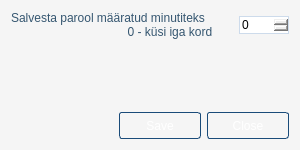
<?xml version="1.0" encoding="UTF-8"?>
<ui version="4.0">
 <class>SettingsDialog</class>
 <widget class="QDialog" name="SettingsDialog">
  <property name="geometry">
   <rect>
    <x>0</x>
    <y>0</y>
    <width>300</width>
    <height>150</height>
   </rect>
  </property>
  <property name="minimumSize">
   <size>
    <width>260</width>
    <height>150</height>
   </size>
  </property>
  <property name="maximumSize">
   <size>
    <width>300</width>
    <height>150</height>
   </size>
  </property>
  <property name="windowTitle">
   <string>Settings</string>
  </property>
  <property name="styleSheet">
   <string notr="true">#SettingsDialog { background: #F5F5F5; }
QLabel { color: #355670; font-family: Arial; font-size: 14px; }
QSpinBox { border: 1px solid #cddbeb; }

QPushButton { height: 25px; border-radius: 3px; font-family: Arial; font-size: 12px; width: 80px; border: 1px solid #1a4b79; color: #ffffff; background-image: url(:/html/images/button.png); }
QPushButton::hover { background-image: url(:/html/images/button_hover.png); border: 1px solid #99AEBF; }
</string>
  </property>
  <layout class="QGridLayout" name="gridLayout">
   <item row="0" column="0">
    <layout class="QHBoxLayout" name="horizontalLayout">
     <item>
      <widget class="QLabel" name="label">
       <property name="text">
        <string>&lt;!DOCTYPE HTML PUBLIC &quot;-//W3C//DTD HTML 4.0//EN&quot; &quot;http://www.w3.org/TR/REC-html40/strict.dtd&quot;&gt;
&lt;html&gt;&lt;head&gt;&lt;meta name=&quot;qrichtext&quot; content=&quot;1&quot; /&gt;&lt;style type=&quot;text/css&quot;&gt;
p, li { white-space: pre-wrap; }
&lt;/style&gt;&lt;/head&gt;&lt;body style=&quot; font-family:'Arial'; font-weight:400; font-style:normal;&quot;&gt;
&lt;p style=&quot; margin-top:0px; margin-bottom:0px; margin-left:0px; margin-right:0px; -qt-block-indent:0; text-indent:0px;&quot;&gt;&lt;span style=&quot; font-size:9pt;&quot;&gt;Salvesta parool määratud minutiteks&lt;/span&gt;&lt;/p&gt;
&lt;p style=&quot; margin-top:0px; margin-bottom:0px; margin-left:0px; margin-right:0px; -qt-block-indent:0; text-indent:0px;&quot;&gt;&lt;span style=&quot; font-size:9pt;&quot;&gt;	           0 - küsi iga kord&lt;/span&gt;&lt;/p&gt;&lt;/body&gt;&lt;/html&gt;</string>
       </property>
      </widget>
     </item>
     <item>
      <widget class="QSpinBox" name="sessionTime">
       <property name="maximumSize">
        <size>
         <width>50</width>
         <height>16777215</height>
        </size>
       </property>
      </widget>
     </item>
    </layout>
   </item>
   <item row="1" column="0">
    <spacer name="verticalSpacer">
     <property name="orientation">
      <enum>Qt::Vertical</enum>
     </property>
     <property name="sizeHint" stdset="0">
      <size>
       <width>20</width>
       <height>56</height>
      </size>
     </property>
    </spacer>
   </item>
   <item row="2" column="0">
    <widget class="QDialogButtonBox" name="buttonBox">
     <property name="orientation">
      <enum>Qt::Horizontal</enum>
     </property>
     <property name="standardButtons">
      <set>QDialogButtonBox::Close|QDialogButtonBox::Save</set>
     </property>
    </widget>
   </item>
  </layout>
 </widget>
 <resources>
  <include location="qesteidutil.qrc"/>
 </resources>
 <connections>
  <connection>
   <sender>buttonBox</sender>
   <signal>accepted()</signal>
   <receiver>SettingsDialog</receiver>
   <slot>accept()</slot>
   <hints>
    <hint type="sourcelabel">
     <x>248</x>
     <y>254</y>
    </hint>
    <hint type="destinationlabel">
     <x>157</x>
     <y>274</y>
    </hint>
   </hints>
  </connection>
  <connection>
   <sender>buttonBox</sender>
   <signal>rejected()</signal>
   <receiver>SettingsDialog</receiver>
   <slot>reject()</slot>
   <hints>
    <hint type="sourcelabel">
     <x>316</x>
     <y>260</y>
    </hint>
    <hint type="destinationlabel">
     <x>286</x>
     <y>274</y>
    </hint>
   </hints>
  </connection>
 </connections>
</ui>
